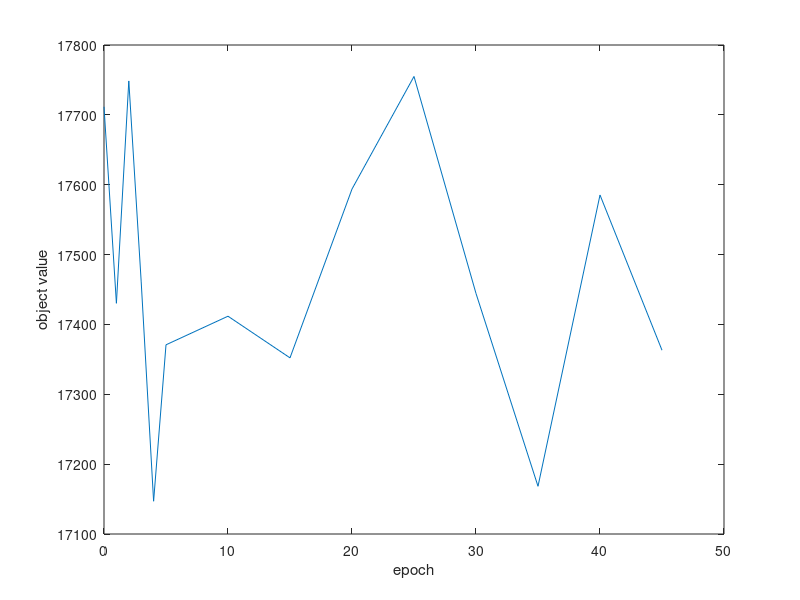

The MATLAB script that drew this image:
clc
clear all
close all
fileID = fopen('plot_data.txt','r');

formatSpec = '%f';

A = fscanf(fileID,formatSpec);

iter=A(1:3:end,1);
object=A(3:3:end,1);
plot(iter,object);
xlabel('epoch');
ylabel('object value');
saveas(gcf,'figure.png')